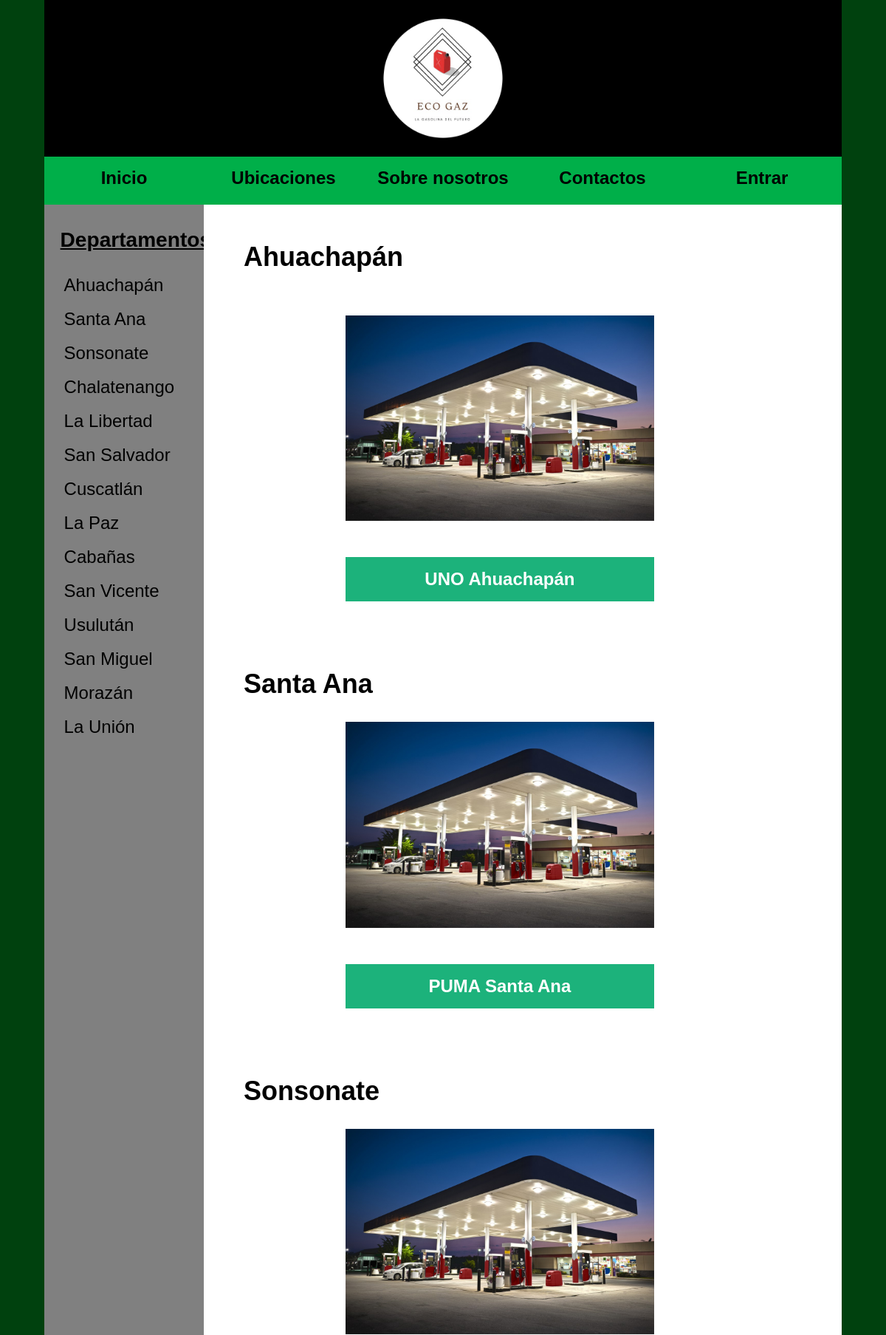
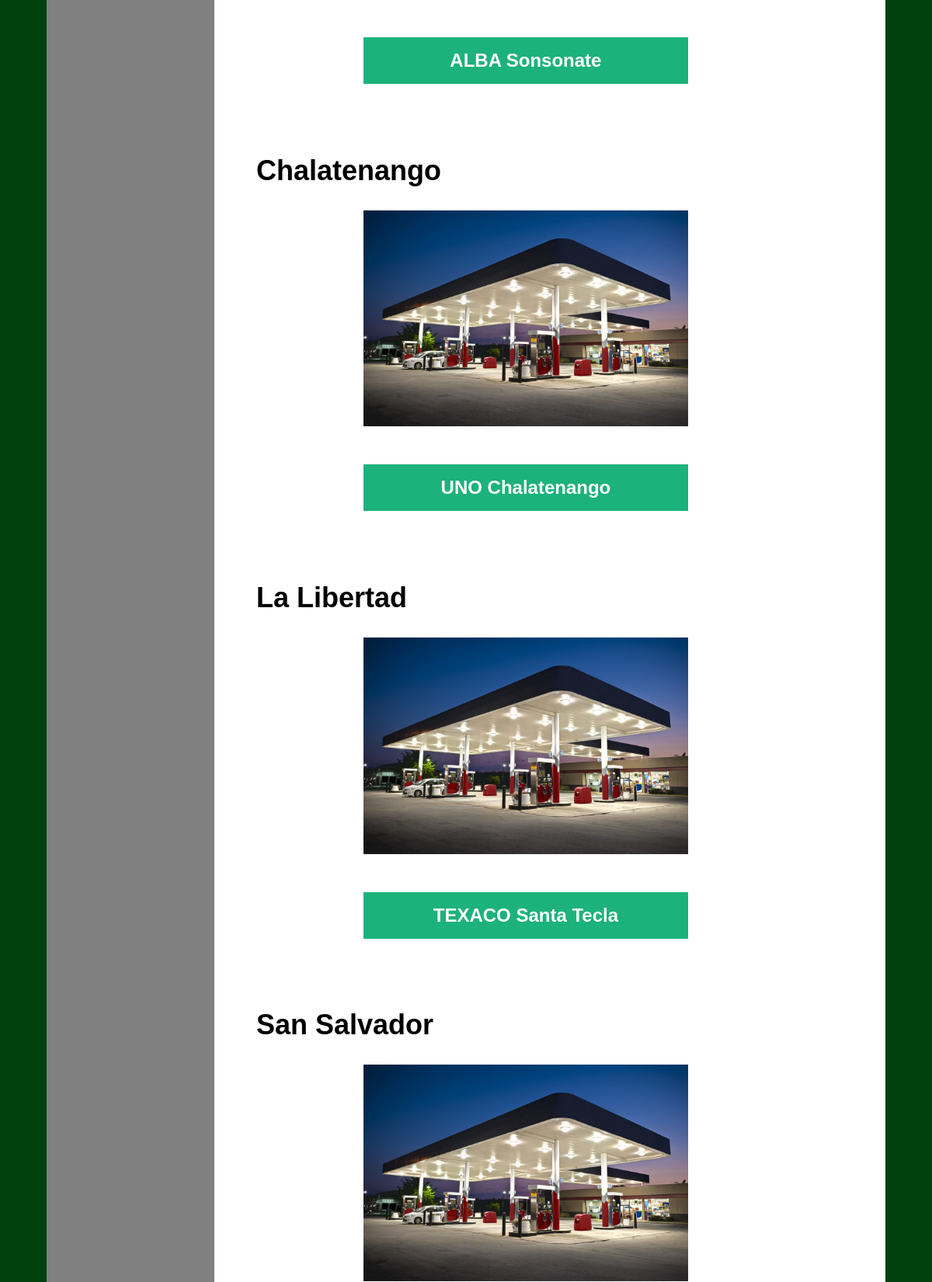
The app's page /ubicaciones.php (upper part) with its own data (2 pictures, top to bottom).
### tables this page shows
CREATE TABLE `precios_combustible` (
  `id` int(11) NOT NULL,
  `Nombre` varchar(45) NOT NULL,
  `Departamento` varchar(45) NOT NULL,
  `Direccion` varchar(100) NOT NULL,
  `Especial` double NOT NULL,
  `Regular` double NOT NULL,
  `Diesel` double NOT NULL
);

### ubicaciones.php (the view, shortened to what this page needs)
<?php session_start(); require 'db.php'; ?>
<!DOCTYPE html>
<html>
<head>
    <link rel="stylesheet" href="css/plantilla2.css">
</head>
<body>
    <div id="container">
        <header><img src="img/logo.png" alt="Logotipo de la empresa"></header>
        <nav>
            <ul>
                <a href="index.php"><li>Inicio</li></a>
                <a href="#"><li>Ubicaciones</li></a>
                <a href="sobre_nosotros.php"><li>Sobre nosotros</li></a>
                <a href="contactos.php"><li>Contactos</li></a>
                <?php if (!isset($_SESSION['user_id'])):?>
                    <a href="login.php"><li>Entrar</li></a>
                <?php endif; ?>
            </ul>
        </nav>
        <section id="menu">
            <h3 id="titulo"><b>Departamentos</b></h3>
            <ul>
                <a href="#ahuachapan"><li>Ahuachapán</li></a>
                <a href="#santa_ana"><li>Santa Ana</li></a>
                <a href="#sonsonate"><li>Sonsonate</li></a>
                <a href="#chalatenango"><li>Chalatenango</li></a>
                <a href="#la_libertad"><li>La Libertad</li></a>
                <a href="#san_salvador"><li>San Salvador</li></a>
                <a href="#cuscatlan"><li>Cuscatlán</li></a>
                <a href="#la_paz"><li>La Paz</li></a>
                <a href="#cabañas"><li>Cabañas</li></a>
                <a href="#san_vicente"><li>San Vicente</li></a>
                <a href="#usulutan"><li>Usulután</li></a>
                <a href="#san_miguel"><li>San Miguel</li></a>
                <a href="#morazan"><li>Morazán</li></a>
                <a href="#la_union"><li>La Unión</li></a>
            </ul>
        </section>
        <section id="contenido">
            <section id="ahuachapan" class="departamento">
                <h2>Ahuachapán</h2><br>
                <ul>
                    <?php
                    $ahuachapan = $conn->prepare('SELECT id, Nombre from precios_combustible WHERE Departamento=\'Ahuachapán\'');
                    $ahuachapan->execute();
                    ?>
                    <div class="grid-container">
                        <?php while($row = $ahuachapan->fetch(PDO::FETCH_ASSOC)){ ?>
                            <div class="grid-item">
                                <img src="img/img index/gasolinera2.jpg" alt=""><br><br>
                                <a href="sucursal.php?sucursal=<?= $row['id'] ?>"><button><?= $row['Nombre'] ?></button></a>
                            </div>
                        <?php } ?>
                    </div>
                </ul>
            </section>
            <section id="santa_ana" class="departamento">
                <h2>Santa Ana</h2>
                <ul>
                    <?php
                    $santa_ana = $conn->prepare('SELECT id, Nombre from precios_combustible WHERE Departamento=\'Santa Ana\'');
                    $santa_ana->execute();
                    ?>
                    <div class="grid-container">
                        <?php while($row = $santa_ana->fetch(PDO::FETCH_ASSOC)){ ?>
                            <div class="grid-item">
                                <img src="img/img index/gasolinera2.jpg" alt=""><br><br>
                                <a href="sucursal.php?sucursal=<?= $row['id'] ?>"><button><?= $row['Nombre'] ?></button></a>
                            </div>
                        <?php } ?>
                    </div>
                </ul>
            </section>
            <section id="sonsonate" class="departamento">
                <h2>Sonsonate</h2>
                <ul>
                    <?php
                    $sonsonate = $conn->prepare('SELECT id, Nombre from precios_combustible WHERE Departamento=\'Sonsonate\'');
                    $sonsonate->execute();
                    ?>
                    <div class="grid-container">
                        <?php while($row = $sonsonate->fetch(PDO::FETCH_ASSOC)){ ?>
                            <div class="grid-item">
                                <img src="img/img index/gasolinera2.jpg" alt=""><br><br>
                                <a href="sucursal.php?sucursal=<?= $row['id'] ?>"><button><?= $row['Nombre'] ?></button></a>
                            </div>
                        <?php } ?>
                    </div>
                </ul>
            </section>
            <section id="chalatenango" class="departamento">
                <h2>Chalatenango</h2>
                <ul>
                    <?php
                    $chalatenango = $conn->prepare('SELECT id, Nombre from precios_combustible WHERE Departamento=\'Chalatenango\'');
                    $chalatenango->execute();
                    ?>
                    <div class="grid-container">
                        <?php while($row = $chalatenango->fetch(PDO::FETCH_ASSOC)){ ?>
                            <div class="grid-item">
                                <img src="img/img index/gasolinera2.jpg" alt=""><br><br>
                                <a href="sucursal.php?sucursal=<?= $row['id'] ?>"><button><?= $row['Nombre'] ?></button></a>
                            </div>
                        <?php } ?>
                    </div>
                </ul>
            </section>
            <section id="la_libertad" class="departamento">
                <h2>La Libertad</h2>
                <ul>
                    <?php
                    $la_libertad = $conn->prepare('SELECT id, Nombre from precios_combustible WHERE Departamento=\'La Libertad\'');
                    $la_libertad->execute();
                    ?>
                    <div class="grid-container">
                        <?php while($row = $la_libertad->fetch(PDO::FETCH_ASSOC)){ ?>
                            <div class="grid-item">
                                <img src="img/img index/gasolinera2.jpg" alt=""><br><br>
                                <a href="sucursal.php?sucursal=<?= $row['id'] ?>"><button><?= $row['Nombre'] ?></button></a>
                            </div>
                        <?php } ?>
                    </div>
                </ul>
            </section>
            <section id="san_salvador" class="departamento">
                <h2>San Salvador</h2>
                <ul>
                    <?php
                    $san_salvador = $conn->prepare('SELECT id, Nombre from precios_combustible WHERE Departamento=\'San Salvador\'');
                    $san_salvador->execute();
                    ?>
                    <div class="grid-container">
                        <?php while($row = $san_salvador->fetch(PDO::FETCH_ASSOC)){ ?>
                            <div class="grid-item">
                                <img src="img/img index/gasolinera2.jpg" alt=""><br><br>
                            </div>
                        <?php } ?>
                    </div>
                </ul>
            </section>
            <br>
            <br>
        </section>
    </div>
</body>
</html>

### css/plantilla2.css (style rules this page uses)
* { margin: 0px; padding: 0px; }
body { background-color: rgb(0, 65, 14); font-family: Arial, Helvetica, sans-serif; font-size: 18pt; }
#container { background-color: gray; margin: auto; width: 90%; }
header { background-color: black; }
header img { display: block; margin-left: auto; margin-right: auto; padding: 25px; width: 15%; }
nav ul li { background-color: rgb(0, 175, 73); list-style-type: none; float: left; padding-top: 15px; width: calc(100% / 5); font-weight: bold; height: 50px; text-align: center; }
nav ul a li { color: black; text-decoration: none; }
#menu { float: left; width: 20%; }
#menu ul { padding-left: 16.5%; padding-top: 10%; padding-bottom: 10%; }
#menu ul li { list-style: none; margin-left: -20%; padding-top: 5%; padding-bottom: 5%; padding-left: 15%; }
#titulo { margin-top: 15%; margin-left: 10%; text-decoration: underline; }
#menu ul a { color: black; text-decoration: none; }
#contenido { background-color: white; color: black; float: left; padding: 5%; padding-top: 50px; padding-bottom: 50px; width: 70%; }
.departamento { padding-bottom: 7%; }
.departamento ul { margin-left: 5%; }
.grid-container { display: grid; grid-gap: 50px 50px; grid-template-columns: auto auto auto; padding: 10px; }
.grid-item { padding: 20px; font-size: 30px; text-align: center; }
button { background-color: #04AA6D; color: white; font-size: 18pt; font-weight: bold; padding: 16px 20px; margin: 8px 0; border: none; cursor: pointer; width: 75%; opacity: 0.9; }
.departamento img { width: 75%; }

### records on screen
precios_combustible: Nombre "UNO Ahuachapán"
precios_combustible: Nombre "PUMA Santa Ana"
precios_combustible: Nombre "ALBA Sonsonate"
precios_combustible: Nombre "UNO Chalatenango"
precios_combustible: Nombre "TEXACO Santa Tecla"
